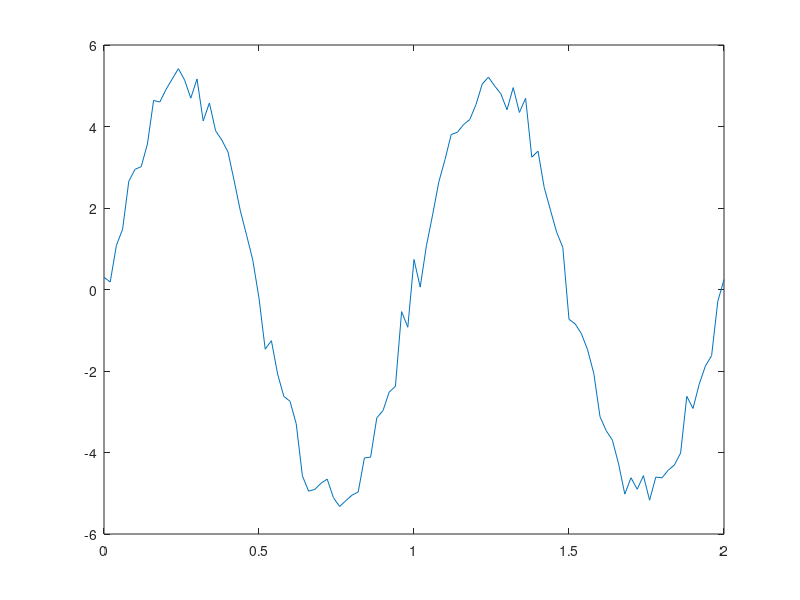
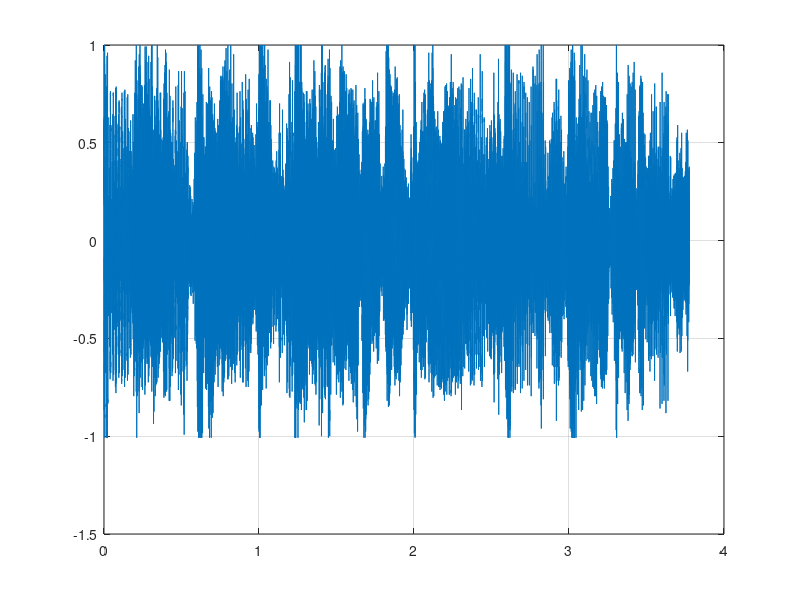
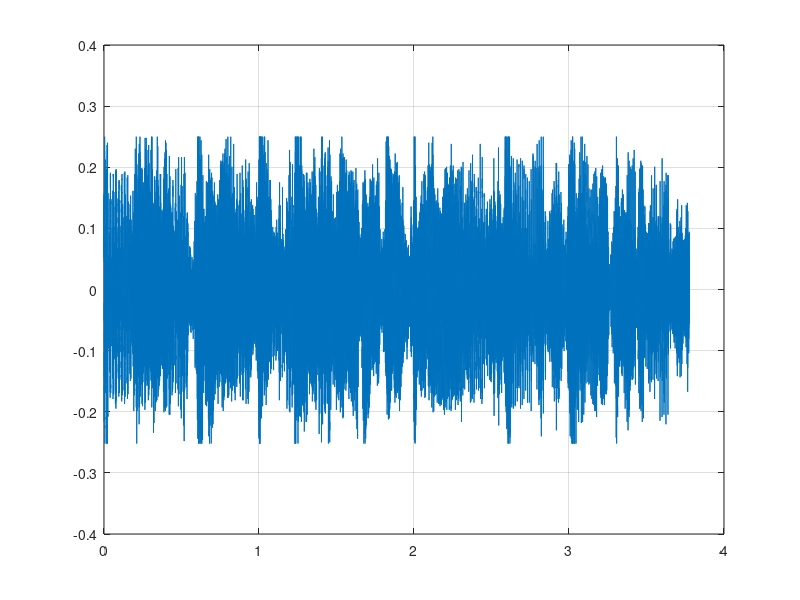
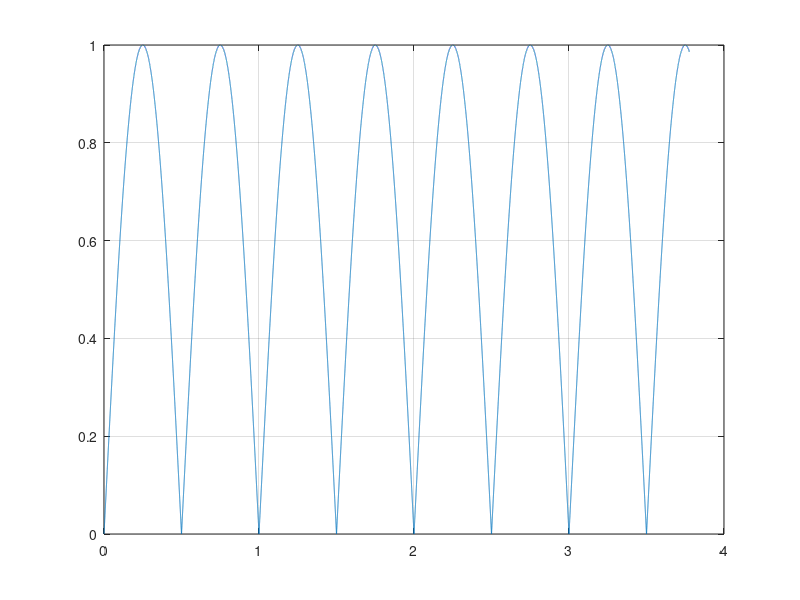

MATLAB code to generate these figures, in order:
%% ECE 3770 - Lab 1
% G.Davis
% 2/5/2021

clc; clear; close all;

%% Part 1
% Create a discrete-time sine wave

t = 0:0.2:2;                % Array of time values from 0s to 2s in 0.02s increments

fun = @(x) 5*sin(x);        % Create a function that returns 5*sin(input)

v = fun(t);                 % Run the function with the time values as inputs and displays the data

v = fun(2*pi*t);            % Normalize so that 1s gives 1 cycle of the sine wave

%% Part 2
% Display our discrete-time sine wave

plot(t,v);                  % Plot the data

t = 0:0.02:2;               % Redefine t with a smaller increment for a smoother wave

v = fun(2*pi*t);            

plot(t,v);                  % Plot higher resolution sine wave

%% Adding Noise

snr = 10;                   % Signal to noise ratio

fprintf("Signal to Noise Ratio: %4.3f \n\n",snr);

v_noisy = awgn(v,snr);      % Uses predefined function awgn to add noise to signal v with ratio snr

plot(t,v_noisy);            % Plot noisy signal

%% Part 3
% Load in an audio sample file

whos('-file','abcnews.mat') % Displays .mat file information 

load abcnews;               % Loads .mat file into array m (from whos)

n = length(m);              % Length of .mat file

fs=22000;                   % Sampling frequency

T = n/fs;                   % Specifies the total time of the sample

dt = 1/fs;                  % Change in time, could also find T = n*dt

t = 0:dt:T-dt;              % Create the time array for this sample

figure(2)
plot(t,m); grid             % Plot the sample with gridlines

m2 = m*(1/4);               % Change amplitude to 1/4 the original

figure(3)
plot(t,m2); grid            % Plot new sample with gridlines

% sound(m,fs);                % Listen to the original audio sample
% pause(T);                   % Delay
% sound(m2,fs);               % Play quarter volume signal
% pause(T);

fun = @(x) abs(sin(x));     % Positive sine of a number

s = fun(2*pi*t);            % Create a sine wave

figure(4)
plot(t,s); grid             % Much higher resolution sine wave than before

m3 = m.*s;                  % Multiplies each value of the sample by the corresponding index in the sine wave

figure(5)
plot(t,m3); grid            % New audio sample combined with sine wave
% Creates "pulses" of volume along the audio sample

% sound(m3,fs);
% pause(T);

%% Part 4
% Clean up the last figure

set(gca,'fontsize',18)      % gca gives the handle of the currently active axes object
xlabel('Time (sec)')
ylabel('Amplitude')
title(['ABC News clip modulatated'])

%% Part 5
% Create a multiplot of the modulated signal and sine wave

multiPlot = figure(6);      % Stores figure(6)
ax1 = axes('Parent', multiPlot);
hold(ax1, 'on');            % Hold so that the following changes also apply to this figure
plot(t, m3, 'Color', 'blue');
plot(t, s,  'Color', 'red');
title(ax1, 'Example of a Multi-plot');
hold(ax1, 'off');

%% Part 6
% Create a subplot
figure(7)
subplot(3,1,1), plot(t,m);grid  % (3, 1, 1) denotes column 1, row 1 of 3 row plot
subplot(3,1,2), plot(t,s);grid
subplot(3,1,3), plot(t,m3);grid

